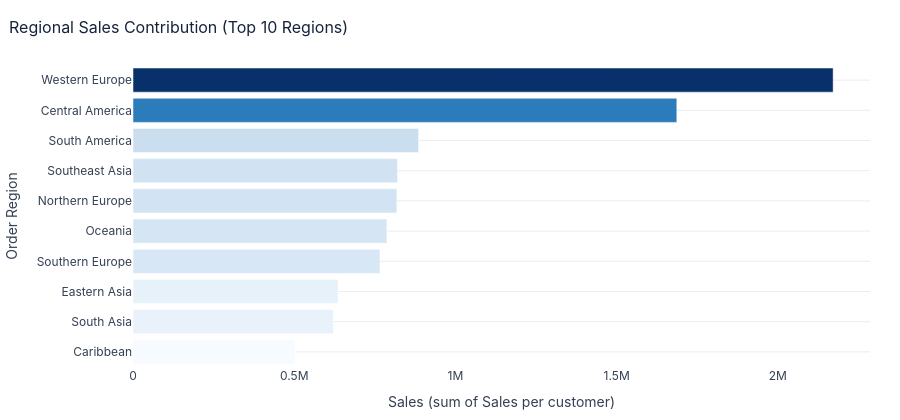

This figure's notebook cell:
### Code cell
# Regional Sales Contribution (top 10 regions)
region_sales = (df.groupby("Order Region", as_index=False)[SALES].sum()
                  .sort_values(SALES, ascending=False).head(10))

fig = px.bar(region_sales, x=SALES, y="Order Region", orientation="h", color=SALES, color_continuous_scale="Blues",
             title="Regional Sales Contribution (Top 10 Regions)",
             labels={SALES: "Sales (sum of Sales per customer)"})
fig.update_layout(yaxis={"categoryorder": "total ascending"}, coloraxis_showscale=False)
show(fig, 420)

### Figure 1 — Plotly figure (JSON) as saved in the notebook; plotly's stock layout.template omitted (floating-point values rounded to 4 significant figures)
{"data": [{"hovertemplate": "Sales (sum of Sales per customer)=%{marker.color}<br>Order Region=%{y}<extra></extra>", "legendgroup": "", "marker": {"color": [2171000.0, 1687000.0, 885700.0, 820300.0, 818200.0, 787400.0, 765800.0, 636100.0, 621300.0, 502800.0], "coloraxis": "coloraxis", "pattern": {"shape": ""}}, "name": "", "orientation": "h", "showlegend": false, "textposition": "auto", "type": "bar", "x": [2171000.0, 1687000.0, 885700.0, 820300.0, 818200.0, 787400.0, 765800.0, 636100.0, 621300.0, 502800.0], "xaxis": "x", "y": ["Western Europe", "Central America", "South America", "Southeast Asia", "Northern Europe", "Oceania", "Southern Europe", "Eastern Asia", "South Asia", "Caribbean"], "yaxis": "y"}], "layout": {"barmode": "relative", "coloraxis": {"autocolorscale": false, "colorbar": {"title": {"text": "Sales (sum of Sales per customer)"}}, "colorscale": [[0.0, "rgb(247,251,255)"], [0.125, "rgb(222,235,247)"], [0.25, "rgb(198,219,239)"], [0.375, "rgb(158,202,225)"], [0.5, "rgb(107,174,214)"], [0.625, "rgb(66,146,198)"], [0.75, "rgb(33,113,181)"], [0.875, "rgb(8,81,156)"], [1.0, "rgb(8,48,107)"]], "showscale": false}, "font": {"color": "#344054", "family": "Inter, Arial, sans-serif", "size": 12}, "height": 420, "legend": {"bgcolor": "rgba(255,255,255,0)", "tracegroupgap": 0}, "margin": {"b": 50, "l": 40, "r": 30, "t": 65}, "paper_bgcolor": "#FFFFFF", "plot_bgcolor": "#FFFFFF", "title": {"font": {"color": "#17233B", "size": 16}, "text": "Regional Sales Contribution (Top 10 Regions)", "x": 0.01}, "xaxis": {"anchor": "y", "domain": [0.0, 1.0], "showgrid": false, "title": {"text": "Sales (sum of Sales per customer)"}, "zeroline": false}, "yaxis": {"anchor": "x", "categoryorder": "total ascending", "domain": [0.0, 1.0], "gridcolor": "#E9EDF4", "title": {"text": "Order Region"}, "zeroline": false}}}
